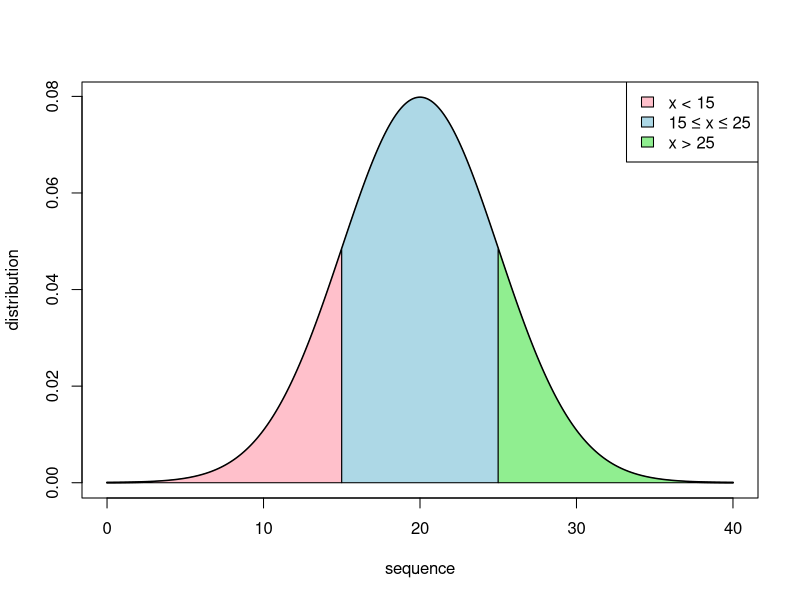
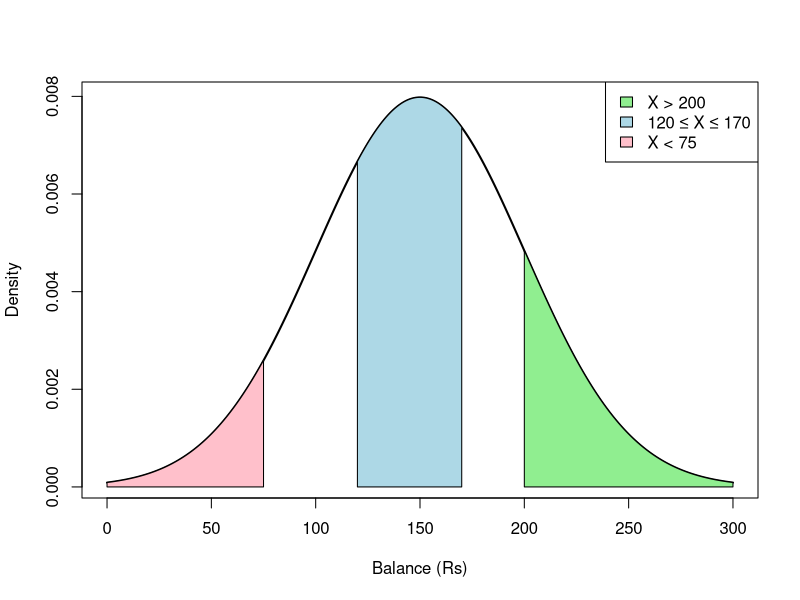

Recreate these plots in R, in order.
# normal distribution - continuous random variable
# pdf of mean m and sd sigma is given by:
# f(x) = 1/(sigma x root(2 pi)) x e^(x - mu/2 sigma)^2, x and u b/w - infinity and infinity
# standard curve - bell

# standard normal distribution
# mean is 0, sd is 1
# mgf = e^(ut + t^2 sigma^2/2)

# Q.1 A normal distribution has my 20 and sd is sigma. The normal variate z = (x - mu)/sigma. P(15 <= x <= 40) = ?
# when x = 15, z = -0.5
# when x = 40, z = 2

# to find area under the given curve (bell)
# P(-0.5 <= Z <= 2) = P(-0.5 <= z <= 0) + P(0 <= z <= 2) i.e 1.6687

# Q.2 The average seasonal rainfall in a place is 60 inches with sd of 4 inches. What is the probability that in a year the rainfall in that place will be in between 20 and 24 inches?
# P(20 <= z <= 24) 
# x = 20, z = 1
# x = 24, z = 2
# P(1 <= z <= 2) = 0.13591

# Q.3 An electrical firm manufactures light bulbs that have a life before burnout that is normally distributed with mean 800 hours and a standard deviation of 40 hours.
# Find the probability that the bulb burns more than 834 hours. 
# The probability that a bulb burns between 778 and 834 hours.
# P(x > 834)
# x = 834, z = 0.85
# P(z > 0.85) = 

# Q.4 A company finds that the time taken by one of its engineers to complete or repair job as a normal distribution is 20 minutes and sd is 5 minutes.
# What proportion of jobs take, < 15 mins
# b/w 15 to 25 mins
# > 25 mins
# plot the distribution
# create result table
mu = 20
sigma = 5
x = seq(0, 40, 0.1) # random values for symmetry about mean
y = dnorm(x, mean = mu, sd = sigma) # normal distribution, P(x)

plot(x, y, type = "l", lwd = 2, xlab = "sequence", ylab = "distribution")
legend("topright", legend = c("x < 15", "15 ≤ x ≤ 25", "x > 25"), fill = c("pink", "lightblue", "lightgreen"))

# x < 15
x1 = seq(0, 15, 0.1)
y1 = dnorm(x1, mu, sigma)
polygon(c(0, x1, 15), c(0, y1, 0), col = "pink")

# 15 < x < 25
x2 = seq(15, 25, 0.1)
y2 = dnorm(x2, mu, sigma)
polygon(c(15, x2, 25), c(0, y2, 0), col = "lightblue")

# x > 25
x3 = seq(25, 40, 0.1)
y3 = dnorm(x3, mu, sigma)
polygon(c(25, x3, 40), c(0, y3, 0), col = "lightgreen")

data.frame(Interval = c("X < 15", "15 ≤ X ≤ 25", "X > 25"), Probability = c(pnorm(15, mu, sigma), pnorm(25, mu, sigma) - pnorm(15, mu, sigma), 1 - pnorm(25, mu, sigma)))

#Q. The savings bank account of a customer shows an average balance of rs 150 and a sd of rs 50. Assuming that the account balance is normally distributed
# What percentage of account is over rs 200
# Between rs 120 and rs 170
# Less than rs 75
# Plot and show the results in table format
mu = 150
sigma = 50
x = seq(0, 300, 1)
y = dnorm(x, mean = mu, sd = sigma)

plot(x, y, type = "l", lwd = 2, xlab = "Balance (Rs)", ylab = "Density")
legend("topright", legend = c("X > 200", "120 ≤ X ≤ 170", "X < 75"), fill = c("lightgreen", "lightblue", "pink"))

# X > 200
x1 = seq(200, 300, 0.1)
y1 = dnorm(x1, mu, sigma)
polygon(c(200, x1, 300), c(0, y1, 0), col = "lightgreen")

# 120 ≤ X ≤ 170
x2 = seq(120, 170, 0.1)
y2 = dnorm(x2, mu, sigma)
polygon(c(120, x2, 170), c(0, y2, 0), col = "lightblue")

# X < 75
x3 = seq(0, 75, 0.1)
y3 = dnorm(x3, mu, sigma)
polygon(c(0, x3, 75), c(0, y3, 0), col = "pink")

p1 = 1 - pnorm(200, mu, sigma)
p2 = pnorm(170, mu, sigma) - pnorm(120, mu, sigma)
p3 = pnorm(75, mu, sigma)

data.frame(Interval = c("X > 200", "120 ≤ X ≤ 170", "X < 75"), Probability = c(p1, p2, p3))
